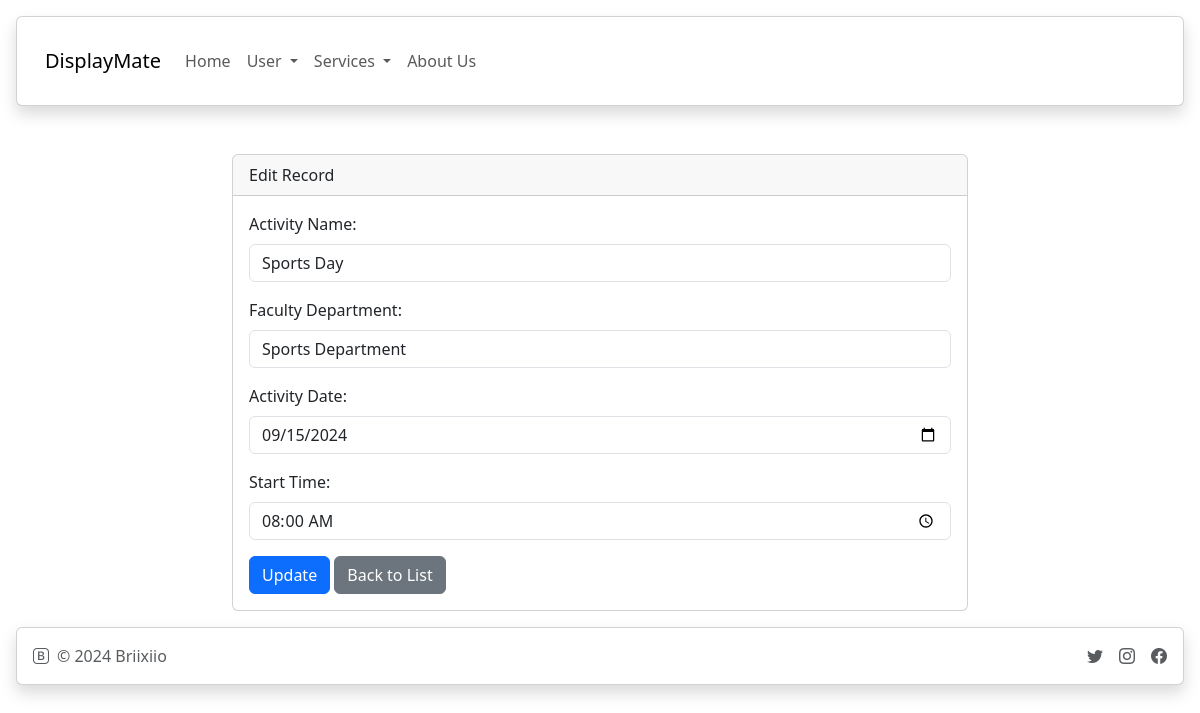
Page /edit.php?table=extra_curricular&id=1 (signed in) on the committed database.
### tables this page shows
CREATE TABLE `extra_curricular` (
  `id` int(11) NOT NULL,
  `activity_name` varchar(255) NOT NULL,
  `faculty_department` varchar(255) NOT NULL,
  `activity_date` date NOT NULL,
  `start_time` time NOT NULL
);

### edit.php (the view, shortened to what this page needs)
<?php
require 'config.php';
$table = $_GET['table'] ?? null;
$id = $_GET['id'] ?? null;
$tableConfigs = [
    'holiday' => [
        'fields' => ['date', 'description'],
        'labels' => ['Date', 'Description'],
    ],
    'exams' => [
        'fields' => ['exam_name', 'faculty', 'exam_date', 'start_time'],
        'labels' => ['Exam Name', 'Faculty', 'Exam Date', 'Start Time'],
    ],
    'extra_curricular' => [
        'fields' => ['activity_name', 'faculty_department', 'activity_date', 'start_time'],
        'labels' => ['Activity Name', 'Faculty Department', 'Activity Date', 'Start Time'],
    ],
    'special_events' => [
        'fields' => ['event_name', 'organizing_department', 'event_date', 'start_time'],
        'labels' => ['Event Name', 'Organizing Department', 'Event Date', 'Start Time'],
    ],
];
$fields = $tableConfigs[$table]['fields'];
$labels = $tableConfigs[$table]['labels'];
$sql = "SELECT * FROM $table WHERE id = :id";
$stmt = $pdo->prepare($sql);
$stmt->execute(['id' => $id]);
$record = $stmt->fetch(PDO::FETCH_ASSOC);
?>
<!DOCTYPE html>
<html lang="en">
<head>
    <link rel="stylesheet" href="vendor/twbs/bootstrap/dist/css/bootstrap.min.css">
    <link rel="stylesheet" href="vendor/twbs/bootstrap-icons/font/bootstrap-icons.css">
</head>
<body>
    <?php include './_partials/navbar.php'; ?>
    <div class="container mt-5">
        <div class="row justify-content-center">
            <div class="col-md-8">
                <div class="card">
                    <div class="card-header">
                        Edit Record
                    </div>
                    <div class="card-body">
                        <form action="" method="post">
                            <?php foreach ($fields as $index => $field): ?>
                                <div class="mb-3">
                                    <label for="<?= $field ?>" class="form-label"><?= $labels[$index] ?>:</label>
                                    <input
                                        type="<?= strpos($field, '_date') !== false ? 'date' : (strpos($field, '_time') !== false ? 'time' : 'text') ?>"
                                        id="<?= $field ?>" name="<?= $field ?>"
                                        value="<?= htmlspecialchars($record[$field]) ?>" class="form-control" required>
                                </div>
                            <?php endforeach; ?>
                            <button type="submit" name="update" class="btn btn-primary">Update</button>
                            <a href="dashboard.php" class="btn btn-secondary">Back to List</a>
                        </form>
                    </div>
                </div>
            </div>
        </div>
    </div>
    <?php include './_partials/footer.php'; ?>
</body>
</html>

### rows in the picture
extra_curricular: activity_name "Sports Day", faculty_department "Sports Department", activity_date "09/15/2024", start_time "08:00:00"

### other values in the picture
$item['label'] "Home"
$item['label'] "User"
$item['label'] "Services"
$item['label'] "About Us"
$labels[$index] "Activity Name"
$labels[$index] "Faculty Department"
$labels[$index] "Activity Date"
$labels[$index] "Start Time"
